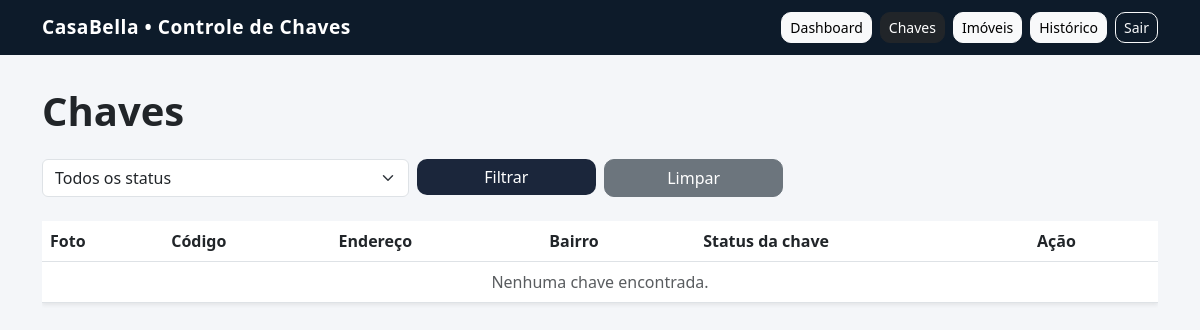
/chaves/ (signed in), run on an earlier commit of the app's database.
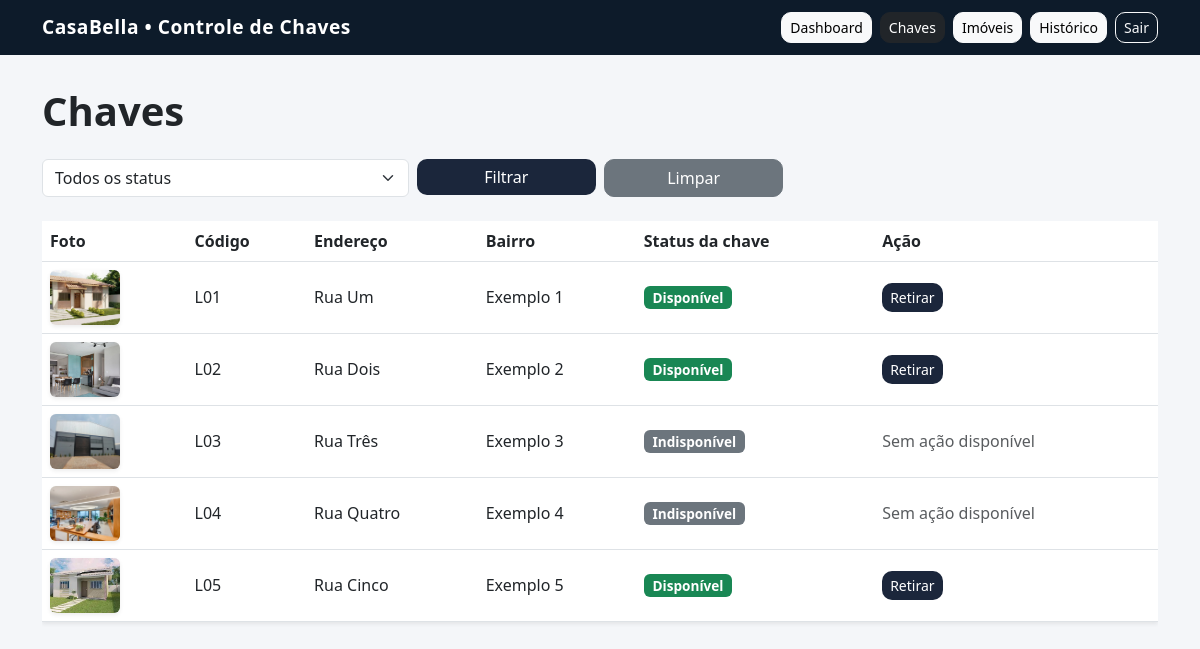
And on a later commit of the database.
### imoveis/models.py (models this page shows, shortened)
class Chave(models.Model):
    imovel = models.OneToOneField(Imovel, on_delete=models.CASCADE)
    STATUS_CHOICES = [
        ('disponivel', 'Disponível'),
        ('retirada', 'Retirada'),
        ('indisponivel', 'Indisponível'),
    ]
    status = models.CharField(
        max_length=20,
        choices=STATUS_CHOICES,
        default='disponivel'
    )
    created_at = models.DateTimeField(auto_now_add=True)

class Imovel(models.Model):
    codigo = models.CharField(max_length=50)
    endereco = models.CharField(max_length=200)
    bairro = models.CharField(max_length=100)
    tipo = models.ForeignKey(TipoImovel, on_delete=models.SET_NULL, null=True, blank=True)
    status = models.CharField(
        max_length=50,
        choices=[
            ('disponivel', 'Disponível'),
            ('analise', 'Em análise'),
            ('alugado', 'Alugado'),
            ('inativo', 'Inativo'),
        ],
        default='disponivel'
    )
    foto = models.ImageField(upload_to='imoveis/', blank=True, null=True)
    created_at = models.DateTimeField(auto_now_add=True)

### imoveis/views.py (the view)
# urls.py: path('chaves/', views.chave_list, name='chave_list'),
@login_required
def chave_list(request):
    status = request.GET.get('status', '')
    chaves = Chave.objects.select_related('imovel').all().order_by('imovel__codigo')
    if status:
        chaves = chaves.filter(status=status)
    paginator = Paginator(chaves, 10)
    page = request.GET.get('page')
    chaves = paginator.get_page(page)
    return render(request, 'imoveis/chave_list.html', {
        'chaves': chaves,
        'status_atual': status
    })

### imoveis/templates/imoveis/chave_list.html (shortened to what this page needs)
{% extends "imoveis/base.html" %}
{% block content %}
<h1 class="mb-4 fw-bold">Chaves</h1>
<form method="GET" class="row g-2 mb-4">
    <div class="col-md-4">
        <select name="status" class="form-select">
            <option value="">Todos os status</option>
        </select>
    </div>
    <div class="col-md-2">
        <button class="btn btn-primary w-100">
            Filtrar
        </button>
    </div>
    <div class="col-md-2">
        <a href="{% url 'chave_list' %}" class="btn btn-secondary w-100">
            Limpar
        </a>
    </div>
</form>
<div class="d-none d-md-block">
    <div class="table-responsive">
        <table class="table table-hover align-middle bg-white shadow-sm">
            <thead>
                <tr>
                    <th>Foto</th>
                    <th>Código</th>
                    <th>Endereço</th>
                    <th>Bairro</th>
                    <th>Status da chave</th>
                    <th>Ação</th>
                </tr>
            </thead>
            <tbody>
                {% for chave in chaves %}
                    <tr>
                        <td>
                            {% if chave.imovel.foto %}
                                <img src="{{ chave.imovel.foto.url }}"
                                     width="70"
                                     height="55"
                                     class="rounded shadow-sm"
                                     style="object-fit: cover;">
                            {% else %}
                                <div class="bg-light border rounded d-flex align-items-center justify-content-center text-muted"
                                     style="width: 70px; height: 55px; font-size: 12px;">
                                  Sem foto
                                </div>
                            {% endif %}
                        </td>
                        <td>{{ chave.imovel.codigo }}</td>
                        <td>{{ chave.imovel.endereco }}</td>
                        <td>{{ chave.imovel.bairro }}</td>
                        <td>
                            {% if chave.status == 'disponivel' %}
                                <span class="badge bg-success">Disponível</span>
                            {% elif chave.status == 'retirada' %}
                                <span class="badge bg-danger">Retirada</span>
                            {% elif chave.status == 'indisponivel' %}
                                <span class="badge bg-secondary">Indisponível</span>
                            {% endif %}
                        </td>
                        <td>
                            {% if chave.status == 'disponivel' %}
                                <a href="{% url 'retirar_chave' chave.pk %}"
                                   class="btn btn-primary btn-sm">
                                    Retirar
                                </a>
                            {% elif chave.status == 'retirada' %}
                                <a href="{% url 'devolver_chave' chave.pk %}"
                                   class="btn btn-success btn-sm">
                                    Devolver
                                </a>
                            {% else %}
                                <span class="text-muted">Sem ação disponível</span>
                            {% endif %}
                        </td>
                    </tr>
                {% empty %}
                    <tr>
                        <td colspan="6" class="text-center text-muted">
                            Nenhuma chave encontrada.
                        </td>
                    </tr>
                {% endfor %}
            </tbody>
        </table>
    </div>
</div>
{% endblock %}

### imoveis/templates/imoveis/base.html (shortened to what this page needs)
<!DOCTYPE html>
<html lang="pt-br">
<head>
    <link href="https://cdn.jsdelivr.net/npm/bootstrap@5.3.0/dist/css/bootstrap.min.css"
          rel="stylesheet">
</head>
<body>
<nav class="navbar navbar-expand-lg navbar-dark bg-primary mb-4">
    <div class="container">
        <a class="navbar-brand fw-bold" href="{% url 'dashboard' %}">
            CasaBella • Controle de Chaves
        </a>
        <div class="collapse navbar-collapse" id="navbarNav">
            <div class="ms-auto d-flex gap-2 mt-3 mt-lg-0">
                <a href="{% url 'dashboard' %}"
                   class="btn btn-sm {% if request.resolver_match.url_name == 'dashboard' %}btn-dark text-white{% else %}btn-light{% endif %}">
                    Dashboard
                </a>
                <a href="{% url 'chave_list' %}"
                   class="btn btn-sm {% if request.resolver_match.url_name == 'chave_list' or request.resolver_match.url_name == 'retirar_chave' or request.resolver_match.url_name == 'devolver_chave' %}btn-dark text-white{% else %}btn-light{% endif %}">
                    Chaves
                </a>
                <a href="{% url 'imovel_list' %}"
                   class="btn btn-sm {% if request.resolver_match.url_name == 'imovel_list' or request.resolver_match.url_name == 'imovel_create' or request.resolver_match.url_name == 'imovel_update' or request.resolver_match.url_name == 'imovel_delete' %}btn-dark text-white{% else %}btn-light{% endif %}">
                    Imóveis
                </a>
                <a href="{% url 'historico_list' %}"
                   class="btn btn-sm {% if request.resolver_match.url_name == 'historico_list' %}btn-dark text-white{% else %}btn-light{% endif %}">
                    Histórico
                </a>
                <form action="{% url 'logout' %}" method="post" class="d-inline">
                    <button type="submit" class="btn btn-outline-light btn-sm">
                        Sair
                    </button>
                </form>
            </div>
        </div>
    </div>
</nav>
<div class="container py-2">
    {% block content %}{% endblock %}
</div>
</body>
</html>

### imoveis/templates/imoveis/base.html (style rules this page uses)
body { background-color: #f4f6f9; }
.navbar { background-color: #0d1b2a !important; }
.navbar-brand { font-size: 1.2rem; letter-spacing: 0.5px; }
.btn { border-radius: 10px; transition: 0.2s; }
.btn-primary { background-color: #1b263b; border: none; }
.badge { font-size: 0.85rem; }
html, body { max-width: 100%; overflow-x: hidden; }

What changed in the data, as far as the page shows it:
added Chave: imovel.foto (picture), imovel.codigo "L01", imovel.endereco "Rua Um", imovel.bairro "Exemplo 1", status "Disponível"
added Chave: imovel.foto (picture), imovel.codigo "L02", imovel.endereco "Rua Dois", imovel.bairro "Exemplo 2", status "Disponível"
added Chave: imovel.foto (picture), imovel.codigo "L03", imovel.endereco "Rua Três", imovel.bairro "Exemplo 3", status "Indisponível"
added Chave: imovel.foto (picture), imovel.codigo "L04", imovel.endereco "Rua Quatro", imovel.bairro "Exemplo 4", status "Indisponível"
added Chave: imovel.foto (picture), imovel.codigo "L05", imovel.endereco "Rua Cinco", imovel.bairro "Exemplo 5", status "Disponível"
Also different on the page:
text no longer shown: "Nenhuma chave encontrada."
